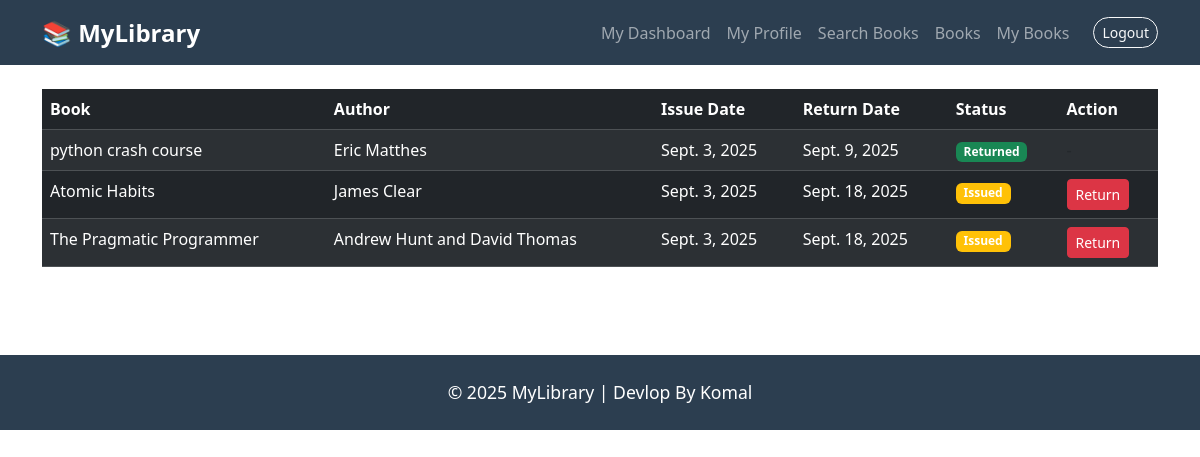
The app's page /student/my_books/ (signed in) with its own data.
### mylibrary_app/models.py (models this page shows, shortened)
class IssueBook(models.Model):
    student = models.ForeignKey(Student, on_delete=models.PROTECT)
    book = models.ForeignKey(Book, on_delete=models.PROTECT)
    issue_date = models.DateField(default=timezone.now)
    return_date = models.DateField(blank=True, null=True)
    is_returned = models.BooleanField(default=False)
    class Meta:
        db_table = 'IssueBook'

class Book(models.Model):
    title = models.CharField(max_length=200)
    author = models.CharField(max_length=100)
    category = models.CharField(max_length=100, blank=True, null=True)
    quantity = models.PositiveIntegerField(default=1)
    added_at = models.DateTimeField(auto_now_add=True)
    class Meta:
        db_table = 'Book'

### mylibrary_app/views.py (the view)
# urls.py: path("student/my_books/", views.my_books, name="my_books"),
def my_books(request):
    user_id = request.session.get("student_id")
    if not user_id:
        return redirect("student_login")
    student = Student.objects.get(id=user_id)
    issued_books = IssueBook.objects.filter(student=student)  # sabhi show karo (returned + issued)
    return render(request, "student_dashboard.html", {
        "Dashboard": False,
        "my_profile": False,
        "edit_profile": False,
        "my_books": True,
        "student": student,
        "issued_books": issued_books
    })

### mylibrary_app/templates/student_dashboard.html (shortened to what this page needs)
{% extends 'base.html' %}
{% block navbar %}
  <li class="nav-item"><a class="nav-link" href="{% url 'student_dashboard' %}">My Dashboard</a></li>
  <li class="nav-item"><a class="nav-link" href="{% url 'my_profile' %}">My Profile</a></li>
  <li class="nav-item"><a class="nav-link" href="{% url 'all_books' %}?q=">Search Books</a></li>
  <li class="nav-item"><a class="nav-link" href="{% url 'all_books' %}">Books</a></li>
  <li class="nav-item"><a class="nav-link" href="{% url 'my_books' %}">My Books</a></li>
{% endblock %}
{% block content %}
{% if my_books %}
<table class="table table-dark table-striped">
  <thead>
    <tr>
      <th>Book</th>
      <th>Author</th>
      <th>Issue Date</th>
      <th>Return Date</th>
      <th>Status</th>
      <th>Action</th>
    </tr>
  </thead>
  <tbody>
    {% for issue in issued_books %}
    <tr>
      <td>{{ issue.book.title }}</td>
      <td>{{ issue.book.author }}</td>
      <td>{{ issue.issue_date }}</td>
      <td>
        {% if issue.return_date %}
          {{ issue.return_date }}
        {% else %}
          <span class="text-warning">Not Returned</span>
        {% endif %}
      </td>
      <td>
        {% if issue.is_returned %}
          <span class="badge bg-success">Returned</span>
        {% else %}
          <span class="badge bg-warning">Issued</span>
        {% endif %}
      </td>
      <td>
        {% if not issue.is_returned %}
          <a href="{% url 'return_book' issue.id %}" class="btn btn-sm btn-danger">Return</a>
        {% else %}
          <span class="text-muted">-</span>
        {% endif %}
      </td>
    </tr>
    {% empty %}
    <tr><td colspan="6" class="text-center text-white">No books issued yet.</td></tr>
    {% endfor %}
  </tbody>
</table>
{% endif %}
{% endblock %}

### mylibrary_app/templates/base.html (style rules this page uses)
.table thead { background-color: #2C3E50; color: #fff; }
.nav-link { border-radius: 0.4rem; transition: 0.3s; }

### records on screen
IssueBook: book "python crash course", book.author "Eric Matthes", issue_date "Sept. 3, 2025", return_date "Sept. 9, 2025", is_returned "Returned"
IssueBook: book "Atomic Habits", book.author "James Clear", issue_date "Sept. 3, 2025", return_date "Sept. 18, 2025", is_returned "Issued"
IssueBook: book "The Pragmatic Programmer", book.author "Andrew Hunt and David Thomas", issue_date "Sept. 3, 2025", return_date "Sept. 18, 2025", is_returned "Issued"
